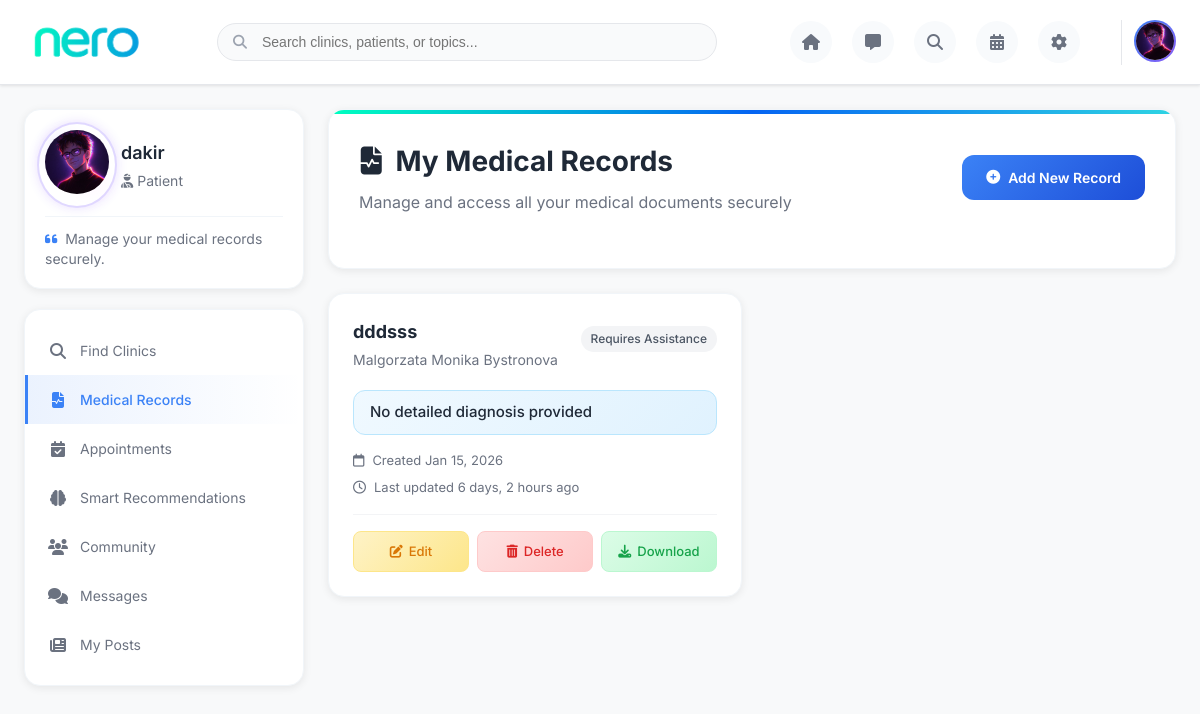
Screenshot of /patients/medical-records/ (signed in) with the database file from the repository.
### patients/models.py (models this page shows, shortened)
class Patient(models.Model):
    GENDER_CHOICES = (
        ('M', 'Male'),
        ('F', 'Female'),
        ('O', 'Other'),
    )
    user = models.OneToOneField(User, on_delete=models.CASCADE)
    full_name = models.CharField(max_length=100)
    date_of_birth = models.DateField(null=True, blank=True)
    gender = models.CharField(max_length=1, choices=GENDER_CHOICES)
    phone = models.CharField(max_length=15)
    profile_picture = models.FileField(
        upload_to='patient_profile_pics/',
        null=True,
        blank=True,
        validators=[
            FileExtensionValidator(allowed_extensions=['pdf', 'jpg', 'png']),
            validate_file_size_3mb,
        ],
    )
    last_seen = models.DateTimeField(null=True, blank=True)

class MedicalRecord(models.Model):
    MOVEMENT_ABILITY_CHOICES = (
        ('independent', 'Independent'),
        ('assisted', 'Requires Assistance'),
        ('wheelchair', 'Wheelchair Bound'),
        ('bedridden', 'Bedridden'),
    )
    patient = models.ForeignKey(Patient, on_delete=models.CASCADE, related_name='medical_records')
    first_name = models.CharField(max_length=100)
    last_name = models.CharField(max_length=100)
    gender = models.CharField(max_length=1, choices=Patient.GENDER_CHOICES)
    date_of_birth = models.DateField(null=False, blank=False)
    address = models.TextField(null=False, blank=False)
    country = models.CharField(max_length=100, null=False, blank=False)
    height = models.DecimalField(max_digits=5, decimal_places=2, help_text="Height in cm")
    weight = models.DecimalField(max_digits=5, decimal_places=2, help_text="Weight in kg")
    main_diagnosis = models.CharField(max_length=200)
    injury_date = models.DateField()
    movement_ability = models.CharField(max_length=20, choices=MOVEMENT_ABILITY_CHOICES)
    current_medications = models.TextField(blank=True)
    allergies = models.TextField(blank=True)
    previous_surgeries = models.TextField(blank=True)
    uses_wheelchair = models.BooleanField(default=False)
    uses_walker = models.BooleanField(default=False)
    uses_crutch = models.BooleanField(default=False)
    uses_electric_wheelchair = models.BooleanField(default=False)
    bowel_control = models.BooleanField(default=True)
    urine_control = models.BooleanField(default=True)
    uses_permanent_catheter = models.BooleanField(default=False)
    uses_intermittent_catheter = models.BooleanField(default=False)
    uses_medical_condom = models.BooleanField(default=False)
    uses_diapers = models.BooleanField(default=False)
    can_breathe_normally = models.BooleanField(default=True)
    can_eat_independently = models.BooleanField(default=True)
    can_dress_independently = models.BooleanField(default=True)
    is_aware_and_cooperative = models.BooleanField(default=True)
    is_self_reliant = models.BooleanField(default=True)
    uses_feeding_tube = models.BooleanField(default=False)
    uses_stool_tube = models.BooleanField(default=False)
    uses_urine_tube = models.BooleanField(default=False)
    has_bedsores = models.BooleanField(default=False)
    has_diabetes = models.BooleanField(default=False)
    uses_insulin = models.BooleanField(default=False)
    has_heart_problems = models.BooleanField(default=False)
    has_high_blood_pressure = models.BooleanField(default=False)
    has_infectious_diseases = models.BooleanField(default=False)
    has_vein_thrombosis = models.BooleanField(default=False)
    has_depression = models.BooleanField(default=False)
    email = models.EmailField(blank=True, null=True)
    mobile_number = models.CharField(max_length=20, blank=True, null=True)
    whatsapp_number = models.CharField(max_length=20, blank=True, null=True)
    medical_reports = models.FileField(
        upload_to='medical_reports/',
        blank=True,
        null=True,
        validators=[
            FileExtensionValidator(allowed_extensions=['pdf', 'jpg', 'png']),
            validate_file_size_3mb,
        ],
        storage=EncryptedFileSystemStorage(),
    )
    patient_movement_video = models.FileField(
        upload_to='movement_videos/',
        blank=True,
        null=True,
        help_text="Upload a video showing patient's movement ability",
        validators=[
            FileExtensionValidator(allowed_extensions=['mp4']),
            validate_file_size_50mb,
        ],
        storage=EncryptedFileSystemStorage(),
    )
    created_at = models.DateTimeField(auto_now_add=True)
    updated_at = models.DateTimeField(auto_now=True)

### accounts/models.py (models this page shows, shortened)
class User(AbstractUser):
    USER_TYPE_CHOICES = (
        ('patient', 'Patient'),
        ('clinic', 'Clinic'),
    )
    user_type = models.CharField(
        max_length=10,
        choices=USER_TYPE_CHOICES,
        default='patient'
    )

### patients/views.py (the view)
# urls.py: path('medical-records/', views.patient_medical_records_view, name='patient_medical_records'),
@login_required
def patient_medical_records_view(request):
    if request.user.user_type != 'patient':
        messages.error(request, 'Access denied.')
        return redirect('login')
    try:
        patient = Patient.objects.get(user=request.user)
    except Patient.DoesNotExist:
        patient = None
    medical_records = MedicalRecord.objects.filter(patient=patient).order_by('-created_at')
    context = {
        'patient': patient,
        'medical_records': medical_records,
    }
    return render(request, 'patient/medical_records.html', context)

### accounts/utils.py (called while the page is built)
def get_client_ip(request):
    if not request:
        return None
    xff = request.META.get('HTTP_X_FORWARDED_FOR')
    if xff:
        return xff.split(',')[0].strip()
    return request.META.get('REMOTE_ADDR')

### core/context_processors.py (called while the page is built)
def total_unread(request):
    if not request.user or not request.user.is_authenticated:
        return {'total_unread': 0}
    try:
        from chat.models import ChatRoom, Message
        chat_rooms = ChatRoom.objects.filter(Q(user1=request.user) | Q(user2=request.user))
        count = Message.objects.filter(chat_room__in=chat_rooms, is_read=False).exclude(sender=request.user).count()
        return {'total_unread': count}
    except Exception:
        return {'total_unread': 0}

### templates/patient/medical_records.html (shortened to what this page needs)
{% load static %}
<!DOCTYPE html>
<html lang="en">
<head>
    <link rel="stylesheet" href="https://cdnjs.cloudflare.com/ajax/libs/font-awesome/6.4.0/css/all.min.css">
</head>
<body>
    <header class="main-header">
        <div class="header-container">
            <div class="logo-container">
                <div class="logo-gradient" role="img" aria-label="NERO Logo"></div>
            </div>
            <div class="search-container">
                <i class="fas fa-search search-icon"></i>
                <input type="text" name="q" class="search-bar" id="dashboard-search-bar" autocomplete="off" placeholder="Search clinics, patients, or topics...">
            </div>
            <div class="nav-icons">
                <a href="{% url 'patient_dashboard' %}" class="nav-icon">
                    <i class="fas fa-home"></i>
                </a>
                <a href="{% url 'chat_room_list_patient' %}" class="nav-icon">
                    <i class="fas fa-comment-alt"></i>
                </a>
                <a href="{% url 'search_clinics' %}" class="nav-icon">
                    <i class="fas fa-search"></i>
                </a>
                <a href="{% url 'patient_appointments' %}" class="nav-icon">
                    <i class="fas fa-calendar-alt"></i>
                </a>
                <a href="{% url 'patient_settings' %}" class="nav-icon" title="Account Settings">
                    <i class="fas fa-cog"></i>
                </a>
            </div>
            <div class="user-menu">
                <button id="avatarBtn" aria-haspopup="true" aria-expanded="false" style="background:transparent;border:none;padding:0;cursor:pointer;">
                    {% if patient.profile_picture %}
                    <img src="{{ patient.profile_picture.url }}" alt="Profile" class="user-avatar" id="avatarImg">
                    {% else %}
                    <div class="user-avatar" id="avatarImg" style="background: linear-gradient(135deg, #3b82f6, #8b5cf6); display: flex; align-items: center; justify-content: center; color: white; font-weight: bold; font-size: 16px;">
                        {{ patient.user.username|first|upper }}
                    </div>
                    {% endif %}
                </button>
            </div>
        </div>
    </header>
    <main class="main-layout">
        <aside class="sidebar-left">
            <div class="profile-card">
                <div class="profile-header">
                    <div class="avatar-wrap">
                    {% if patient.profile_picture %}
                        <img src="{{ patient.profile_picture.url }}" alt="Profile" class="profile-avatar">
                    {% else %}
                        <div class="profile-avatar" style="background: linear-gradient(135deg, #3b82f6, #8b5cf6); display: flex; align-items: center; justify-content: center; color: white; font-weight: bold; font-size: 24px;">
                            {{ patient.user.username|first|upper }}
                        </div>
                    {% endif %}
                    </div>
                    <div class="profile-info">
                        <h3>{{ patient.user.username }}</h3>
                        <p><i class="fas fa-user-injured"></i> Patient{% if patient.city %} • <i class="fas fa-map-marker-alt"></i> {{ patient.city }}{% endif %}</p>
                    </div>
                </div>
                <div style="font-size: 14px; color: #6b7280; line-height: 1.4; padding-top: 12px; border-top: 1px solid #f1f5f9;">
                    <i class="fas fa-quote-left" style="color: #3b82f6; margin-right: 4px;"></i>
                    {{ patient.bio|default:"Manage your medical records securely." }}
                </div>
            </div>
            <nav class="sidebar-nav">
                <a href="{% url 'search_clinics' %}" class="nav-item">
                    <i class="fas fa-search"></i>
                    Find Clinics
                </a>
                <a href="{% url 'patient_medical_records' %}" class="nav-item active">
                    <i class="fas fa-file-medical-alt"></i>
                    Medical Records
                </a>
                <a href="{% url 'patient_appointments' %}" class="nav-item">
                    <i class="fas fa-calendar-check"></i>
                    Appointments
                </a>
                <a href="{% url 'recommendations:questionnaire' %}" class="nav-item">
                    <i class="fas fa-brain"></i>
                    Smart Recommendations
                </a>
                <a href="{% url 'search_patients' %}" class="nav-item">
                    <i class="fas fa-users"></i>
                    Community
                </a>
                <a href="{% url 'chat_room_list_patient' %}" class="nav-item">
                    <i class="fas fa-comments"></i>
                    Messages
                </a>
                <a href="{% url 'patient_my_posts' %}" class="nav-item">
                    <i class="fas fa-newspaper"></i>
                    My Posts
                </a>
            </nav>
        </aside>
        <div class="main-content">
            <div class="page-header">
                <div class="page-title-container">
                    <div>
                        <h1 class="page-title">
                            <i class="fas fa-file-medical-alt"></i>
                            My Medical Records
                        </h1>
                        <p class="page-subtitle">Manage and access all your medical documents securely</p>
                    </div>
                    <a href="{% url 'medical_record_create' %}" class="btn btn-primary">
                        <i class="fas fa-plus-circle"></i>
                        Add New Record
                    </a>
                </div>
            </div>
            {% if medical_records %}
                <div class="records-grid">
                    {% for record in medical_records %}
                    <div class="record-card">
                        <div class="record-header">
                            <div>
                                <h3 class="record-title">{{ record.main_diagnosis }}</h3>
                                <div class="record-patient">{{ record.first_name }} {{ record.last_name }}</div>
                            </div>
                            <div class="record-tags">
                                <span class="record-tag">{{ record.get_movement_ability_display }}</span>
                            </div>
                        </div>
                        <div class="record-diagnosis">
                            {{ record.detailed_diagnosis|truncatechars:100|default:"No detailed diagnosis provided" }}
                        </div>
                        <div class="record-meta">
                            <div class="meta-item">
                                <i class="far fa-calendar"></i>
                                Created {{ record.created_at|date:"M d, Y" }}
                            </div>
                            <div class="meta-item">
                                <i class="far fa-clock"></i>
                                Last updated {{ record.updated_at|timesince }} ago
                            </div>
                        </div>
                        <div class="record-actions">
                            <a href="{% url 'medical_record_update' record.id %}" class="action-btn edit">
                                <i class="fas fa-edit"></i>
                                Edit
                            </a>
                            <a href="{% url 'medical_record_delete' record.id %}" class="action-btn delete" data-record-id="{{ record.id }}">
                                <i class="fas fa-trash-alt"></i>
                                Delete
                            </a>
                            {% if record.medical_reports %}
                            <a href="{% url 'secure_medical_report_download' record.id %}" download class="action-btn download">
                                <i class="fas fa-download"></i>
                                Download
                            </a>
                            {% endif %}
                        </div>
                    </div>
                    {% endfor %}
                </div>
            {% endif %}
        </div>
    </main>
</body>
</html>

### rows the page displays
Patient: profile_picture (picture), user.username "dakir"
MedicalRecord: main_diagnosis "dddsss", first_name "Malgorzata Monika", last_name "Bystronova", movement_ability "Requires Assistance", detailed_diagnosis "No detailed diagnosis provided", created_at "Jan 15, 2026", updated_at "6 days, 2 hours", shows "Download"

### other values shown
{{ patient.bio|default:"Manage your medical records securely." }} "Manage your medical records securely."
